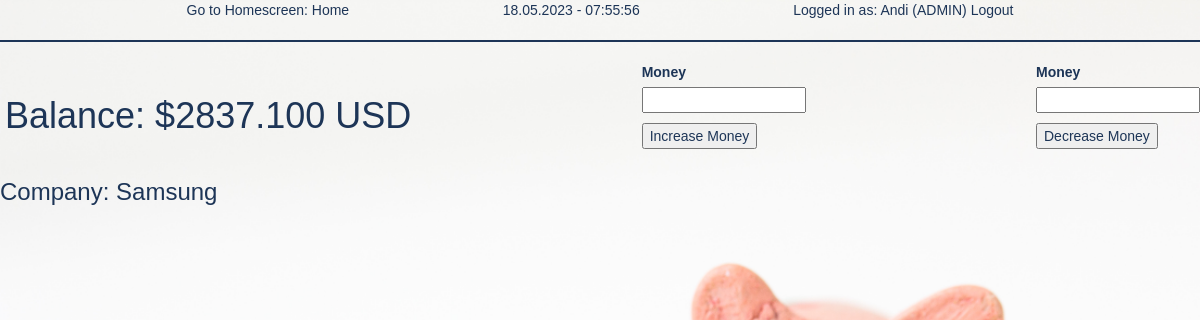
The page /associated_account/11 (signed in) on the database its author committed.
### app/models.py (models this page shows, shortened)
class User(UserMixin, db.Model):
    id = db.Column(db.Integer, primary_key=True)
    username = db.Column(db.String(64), index=True, unique=True)
    email = db.Column(db.String(120), index=True, unique=True)
    password_hash = db.Column(db.String(128))
    admin_tag = db.Column(db.Boolean, default=False)

class Account(db.Model):
    account_id = db.Column(db.Integer, primary_key=True)
    balance = db.Column(db.Numeric(precision=10, scale=5))
    owner = db.Column(db.Text)

class Company(db.Model):
    company_id = db.Column(db.Integer, primary_key=True)
    company_name = db.Column(db.Text, index=True, unique=True)
    address = db.Column(db.Text)
    employee_nr = db.Column(db.Integer)
    company_info = db.Column(db.Text)
    industry_type = db.Column(db.Text)
    opening_hours = db.Column(db.Text)
    amount_securities = db.Column(db.Text)
    account_nr = db.Column(db.Integer)
    def __repr__(self):
        return 'Company: {}'.format(self.company_name, self.address, self.employee_nr)

### app/routes.py (the view)
@app.route('/associated_account/<int:account_id>', methods=['GET'])
@login_required
def account_index(account_id):
    account = Account.query.get(account_id)
    company = Company.query.filter_by(account_nr=account_id).first()
    inputForm = MoneyInputForm()
    outputForm = MoneyOutputForm()
    return render_template('account_index.html', title="Account overview", account=account,
                           inputForm=inputForm, outputForm=outputForm, name=company)

### app/forms.py
class MoneyInputForm(FlaskForm):
    money = DecimalField(validators=[DataRequired()])
    submit = SubmitField('Increase Money')

class MoneyOutputForm(FlaskForm):
    money = DecimalField(validators=[DataRequired()])
    submit = SubmitField('Decrease Money')

### app/models.py (called while the page is built)
@login.user_loader
def load_user(id):
    return User.query.get(int(id))

### app/templates/account_index.html (shortened to what this page needs)
{% extends "base.html" %}
{% block content %}
    <div style="display: flex; align-items: center; flex-wrap: wrap; justify-content: space-between">
        <h1> Balance: ${{ '{:.3f}'.format(account.balance) }} USD</h1>
        <form action="{{ url_for('edit_balance_up', account_id=account.account_id) }}" method="POST">
            <p>
                {{ inputForm.money.label }}<br>
                {{ inputForm.money }}<br>
            </p>
            <p>{{ inputForm.submit() }}</p>
        </form>
        <form action="{{ url_for('edit_balance_down', account_id=account.account_id) }}" method="POST">
            <p>
                {{ outputForm.money.label }}<br>
                {{ outputForm.money }}<br>
            </p>
            <p>{{ outputForm.submit() }}</p>
        </form>
    </div>
    <h3>{{ name }}</h3>
{% endblock %}

### app/templates/base.html (shortened to what this page needs)
{% extends "bootstrap/base.html" %}
{% block styles %}
    {{ super() }}
    <link rel="stylesheet" type="text/css" href="{{ url_for('static', filename='styles.css') }}">
{% endblock %}
{% block head %}
    {{ super() }}
{% endblock %}
{% block body %}
    <body style="background-image: url('/static/background.jpg');
        background-size: 100%;
        background-repeat: no-repeat;
        background-attachment: fixed;"
    >
    <div class="container" style="display: flex; flex-wrap: wrap; justify-content: space-between; align-items: center">
        <div>Go to Homescreen: <a class="href-blue" href="{{ url_for('home_site') }}">Home</a></div>
        <div id="clock"></div>
        <div>
            {% if current_user.is_anonymous %}
                <a class="href-blue" href="{{ url_for('login') }}">Login</a>
            {% else %}
                Logged in as: {{ current_user.username }}
                {% if current_user.admin_tag %}
                    (ADMIN)
                {% endif %}
                <a class="href-blue" href="{{ url_for('logout') }}">Logout</a>
            {% endif %}
        </div>
    </div>
    <hr style="border-color: #1D3557; border-width: 0.1rem; border-style: solid;">
    {% block content %}{% endblock %}
{% endblock %}

### app/static/styles.css (style rules this page uses)
body { background-image: url("app/static/background.jpg"); background-size: auto 100%; background-size: 100% auto; background-color: rgba(252,252,252, 0.5); background-repeat: no-repeat; background-attachment: fixed; color: #1D3557; font-family: "Helvetica"; }
h1 { color: #1D3557; margin-left: 5px; }
.href-blue { color: #1D3557; }
.container { width: 97%; max-width: none; text-align: left; align-content: center; margin-left: 1.5%; margin-right: 0; }

### rows shown on the page
User: username "Andi"
Account: balance "2837.100"
Company: company_name+address+employee_nr "Company: Samsung"

### other values the page prints
{{ inputForm.money.label }} "Money"
{{ outputForm.money.label }} "Money"
